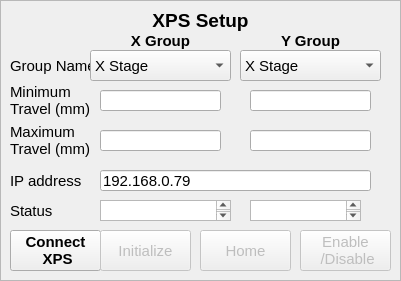
     <widget class="QFrame" name="frame_3">
      <property name="geometry">
       <rect>
        <x>30</x>
        <y>20</y>
        <width>401</width>
        <height>281</height>
       </rect>
      </property>
      <property name="font">
       <font>
        <pointsize>11</pointsize>
       </font>
      </property>
      <property name="frameShape">
       <enum>QFrame::StyledPanel</enum>
      </property>
      <property name="frameShadow">
       <enum>QFrame::Sunken</enum>
      </property>
      <widget class="QLabel" name="label_57">
       <property name="geometry">
        <rect>
         <x>10</x>
         <y>50</y>
         <width>81</width>
         <height>31</height>
        </rect>
       </property>
       <property name="font">
        <font>
         <pointsize>11</pointsize>
        </font>
       </property>
       <property name="text">
        <string>Group Name</string>
       </property>
      </widget>
      <widget class="QLabel" name="label_58">
       <property name="geometry">
        <rect>
         <x>10</x>
         <y>10</y>
         <width>381</width>
         <height>21</height>
        </rect>
       </property>
       <property name="font">
        <font>
         <pointsize>14</pointsize>
         <weight>75</weight>
         <bold>true</bold>
        </font>
       </property>
       <property name="autoFillBackground">
        <bool>true</bool>
       </property>
       <property name="text">
        <string>XPS Setup</string>
       </property>
       <property name="textFormat">
        <enum>Qt::AutoText</enum>
       </property>
       <property name="scaledContents">
        <bool>false</bool>
       </property>
       <property name="alignment">
        <set>Qt::AlignCenter</set>
       </property>
       <property name="textInteractionFlags">
        <set>Qt::LinksAccessibleByMouse</set>
       </property>
      </widget>
      <widget class="QLabel" name="label_59">
       <property name="geometry">
        <rect>
         <x>100</x>
         <y>30</y>
         <width>121</width>
         <height>21</height>
        </rect>
       </property>
       <property name="font">
        <font>
         <pointsize>11</pointsize>
         <weight>75</weight>
         <bold>true</bold>
        </font>
       </property>
       <property name="text">
        <string>X Group</string>
       </property>
       <property name="textFormat">
        <enum>Qt::AutoText</enum>
       </property>
       <property name="scaledContents">
        <bool>false</bool>
       </property>
       <property name="alignment">
        <set>Qt::AlignCenter</set>
       </property>
       <property name="textInteractionFlags">
        <set>Qt::LinksAccessibleByMouse</set>
       </property>
      </widget>
      <widget class="QLabel" name="label_60">
       <property name="geometry">
        <rect>
         <x>250</x>
         <y>30</y>
         <width>121</width>
         <height>21</height>
        </rect>
       </property>
       <property name="font">
        <font>
         <pointsize>11</pointsize>
         <weight>75</weight>
         <bold>true</bold>
        </font>
       </property>
       <property name="text">
        <string>Y Group</string>
       </property>
       <property name="textFormat">
        <enum>Qt::AutoText</enum>
       </property>
       <property name="scaledContents">
        <bool>false</bool>
       </property>
       <property name="alignment">
        <set>Qt::AlignCenter</set>
       </property>
       <property name="textInteractionFlags">
        <set>Qt::LinksAccessibleByMouse</set>
       </property>
      </widget>
      <widget class="QComboBox" name="x_stage_select">
       <property name="geometry">
        <rect>
         <x>90</x>
         <y>50</y>
         <width>141</width>
         <height>31</height>
        </rect>
       </property>
       <property name="font">
        <font>
         <pointsize>11</pointsize>
        </font>
       </property>
       <item>
        <property name="text">
         <string>X Stage</string>
        </property>
       </item>
       <item>
        <property name="text">
         <string>Y Stage</string>
        </property>
       </item>
      </widget>
      <widget class="QComboBox" name="y_stage_select">
       <property name="geometry">
        <rect>
         <x>240</x>
         <y>50</y>
         <width>141</width>
         <height>31</height>
        </rect>
       </property>
       <property name="font">
        <font>
         <pointsize>11</pointsize>
        </font>
       </property>
       <property name="currentIndex">
        <number>0</number>
       </property>
       <item>
        <property name="text">
         <string>X Stage</string>
        </property>
       </item>
       <item>
        <property name="text">
         <string>Y Stage</string>
        </property>
       </item>
      </widget>
      <widget class="QLabel" name="label_61">
       <property name="geometry">
        <rect>
         <x>10</x>
         <y>80</y>
         <width>81</width>
         <height>41</height>
        </rect>
       </property>
       <property name="font">
        <font>
         <pointsize>11</pointsize>
        </font>
       </property>
       <property name="autoFillBackground">
        <bool>false</bool>
       </property>
       <property name="text">
        <string>Minimum Travel (mm)</string>
       </property>
       <property name="wordWrap">
        <bool>true</bool>
       </property>
      </widget>
      <widget class="QLineEdit" name="x_min_trav_ip">
       <property name="geometry">
        <rect>
         <x>100</x>
         <y>90</y>
         <width>121</width>
         <height>21</height>
        </rect>
       </property>
       <property name="font">
        <font>
         <pointsize>11</pointsize>
        </font>
       </property>
      </widget>
      <widget class="QLineEdit" name="y_min_trav_ip">
       <property name="geometry">
        <rect>
         <x>250</x>
         <y>90</y>
         <width>121</width>
         <height>21</height>
        </rect>
       </property>
       <property name="font">
        <font>
         <pointsize>11</pointsize>
        </font>
       </property>
      </widget>
      <widget class="QLabel" name="label_62">
       <property name="geometry">
        <rect>
         <x>10</x>
         <y>120</y>
         <width>81</width>
         <height>41</height>
        </rect>
       </property>
       <property name="font">
        <font>
         <pointsize>11</pointsize>
        </font>
       </property>
       <property name="autoFillBackground">
        <bool>false</bool>
       </property>
       <property name="text">
        <string>Maximum Travel (mm)</string>
       </property>
       <property name="wordWrap">
        <bool>true</bool>
       </property>
      </widget>
      <widget class="QLineEdit" name="x_max_trav_ip">
       <property name="geometry">
        <rect>
         <x>100</x>
         <y>130</y>
         <width>121</width>
         <height>21</height>
        </rect>
       </property>
       <property name="font">
        <font>
         <pointsize>11</pointsize>
        </font>
       </property>
      </widget>
      <widget class="QLineEdit" name="y_max_trav_ip">
       <property name="geometry">
        <rect>
         <x>250</x>
         <y>130</y>
         <width>121</width>
         <height>21</height>
        </rect>
       </property>
       <property name="font">
        <font>
         <pointsize>11</pointsize>
        </font>
       </property>
      </widget>
      <widget class="QLabel" name="label_63">
       <property name="geometry">
        <rect>
         <x>10</x>
         <y>170</y>
         <width>81</width>
         <height>21</height>
        </rect>
       </property>
       <property name="font">
        <font>
         <pointsize>11</pointsize>
        </font>
       </property>
       <property name="text">
        <string>IP address</string>
       </property>
      </widget>
      <widget class="QLineEdit" name="ip_address_ip">
       <property name="geometry">
        <rect>
         <x>100</x>
         <y>170</y>
         <width>271</width>
         <height>21</height>
        </rect>
       </property>
       <property name="font">
        <font>
         <pointsize>11</pointsize>
        </font>
       </property>
       <property name="text">
        <string>192.168.0.79</string>
       </property>
      </widget>
      <widget class="QLabel" name="label_64">
       <property name="geometry">
        <rect>
         <x>10</x>
         <y>200</y>
         <width>81</width>
         <height>21</height>
        </rect>
       </property>
       <property name="font">
        <font>
         <pointsize>11</pointsize>
        </font>
       </property>
       <property name="text">
        <string>Status</string>
       </property>
      </widget>
      <widget class="QPushButton" name="connect_xps_bt">
       <property name="geometry">
        <rect>
         <x>10</x>
         <y>230</y>
         <width>91</width>
         <height>41</height>
        </rect>
       </property>
       <property name="font">
        <font>
         <pointsize>11</pointsize>
         <weight>75</weight>
         <bold>true</bold>
        </font>
       </property>
       <property name="autoFillBackground">
        <bool>false</bool>
       </property>
       <property name="text">
        <string>Connect 
 XPS</string>
       </property>
      </widget>
      <widget class="QPushButton" name="init_xps_bt">
       <property name="enabled">
        <bool>false</bool>
       </property>
       <property name="geometry">
        <rect>
         <x>100</x>
         <y>230</y>
         <width>91</width>
         <height>41</height>
        </rect>
       </property>
       <property name="font">
        <font>
         <pointsize>11</pointsize>
        </font>
       </property>
       <property name="autoFillBackground">
        <bool>false</bool>
       </property>
       <property name="text">
        <string>Initialize</string>
       </property>
      </widget>
      <widget class="QPushButton" name="home_xps_bt">
       <property name="enabled">
        <bool>false</bool>
       </property>
       <property name="geometry">
        <rect>
         <x>200</x>
         <y>230</y>
         <width>91</width>
         <height>41</height>
        </rect>
       </property>
       <property name="font">
        <font>
         <pointsize>11</pointsize>
        </font>
       </property>
       <property name="text">
        <string>Home</string>
       </property>
      </widget>
      <widget class="QPushButton" name="enable_dis_xps_bt">
       <property name="enabled">
        <bool>false</bool>
       </property>
       <property name="geometry">
        <rect>
         <x>300</x>
         <y>230</y>
         <width>91</width>
         <height>41</height>
        </rect>
       </property>
       <property name="font">
        <font>
         <pointsize>11</pointsize>
        </font>
       </property>
       <property name="text">
        <string>Enable 
 /Disable</string>
       </property>
      </widget>
      <widget class="QTextBrowser" name="x_status">
       <property name="geometry">
        <rect>
         <x>100</x>
         <y>200</y>
         <width>131</width>
         <height>21</height>
        </rect>
       </property>
       <property name="font">
        <font>
         <pointsize>11</pointsize>
        </font>
       </property>
      </widget>
      <widget class="QTextBrowser" name="y_status">
       <property name="geometry">
        <rect>
         <x>250</x>
         <y>200</y>
         <width>111</width>
         <height>21</height>
        </rect>
       </property>
       <property name="font">
        <font>
         <pointsize>11</pointsize>
        </font>
       </property>
      </widget>
     </widget>
